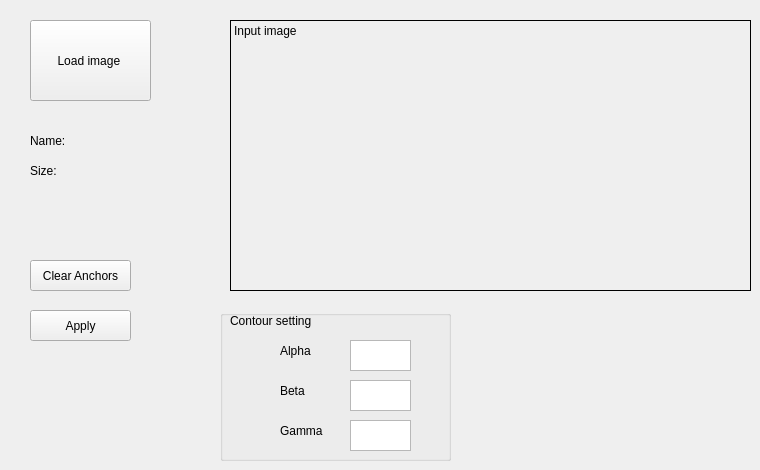
    <widget class="QWidget" name="tab_5">
     <attribute name="title">
      <string>Active contour</string>
     </attribute>
     <widget class="QLabel" name="Input_img_4">
      <property name="geometry">
       <rect>
        <x>230</x>
        <y>20</y>
        <width>521</width>
        <height>271</height>
       </rect>
      </property>
      <property name="frameShape">
       <enum>QFrame::Box</enum>
      </property>
      <property name="text">
       <string>Input image</string>
      </property>
      <property name="alignment">
       <set>Qt::AlignLeading|Qt::AlignLeft|Qt::AlignTop</set>
      </property>
     </widget>
     <widget class="QPushButton" name="Hough_load_5">
      <property name="geometry">
       <rect>
        <x>30</x>
        <y>20</y>
        <width>121</width>
        <height>81</height>
       </rect>
      </property>
      <property name="text">
       <string>Load image </string>
      </property>
     </widget>
     <widget class="QLabel" name="label_32">
      <property name="geometry">
       <rect>
        <x>30</x>
        <y>130</y>
        <width>71</width>
        <height>21</height>
       </rect>
      </property>
      <property name="text">
       <string>Name:</string>
      </property>
     </widget>
     <widget class="QLabel" name="label_33">
      <property name="geometry">
       <rect>
        <x>30</x>
        <y>160</y>
        <width>71</width>
        <height>21</height>
       </rect>
      </property>
      <property name="text">
       <string>Size:</string>
      </property>
     </widget>
     <widget class="QPushButton" name="clear">
      <property name="geometry">
       <rect>
        <x>30</x>
        <y>260</y>
        <width>101</width>
        <height>31</height>
       </rect>
      </property>
      <property name="text">
       <string>Clear Anchors</string>
      </property>
     </widget>
     <widget class="QPushButton" name="apply">
      <property name="geometry">
       <rect>
        <x>30</x>
        <y>310</y>
        <width>101</width>
        <height>31</height>
       </rect>
      </property>
      <property name="text">
       <string>Apply</string>
      </property>
     </widget>
     <widget class="QGroupBox" name="groupBox_5">
      <property name="geometry">
       <rect>
        <x>220</x>
        <y>310</y>
        <width>231</width>
        <height>151</height>
       </rect>
      </property>
      <property name="title">
       <string/>
      </property>
      <widget class="QLabel" name="label_34">
       <property name="geometry">
        <rect>
         <x>10</x>
         <y>0</y>
         <width>91</width>
         <height>21</height>
        </rect>
       </property>
       <property name="text">
        <string>Contour setting</string>
       </property>
      </widget>
      <widget class="QLabel" name="label_36">
       <property name="geometry">
        <rect>
         <x>60</x>
         <y>30</y>
         <width>61</width>
         <height>21</height>
        </rect>
       </property>
       <property name="text">
        <string>Alpha</string>
       </property>
      </widget>
      <widget class="QLabel" name="label_37">
       <property name="geometry">
        <rect>
         <x>60</x>
         <y>70</y>
         <width>61</width>
         <height>21</height>
        </rect>
       </property>
       <property name="text">
        <string>Beta</string>
       </property>
      </widget>
      <widget class="QLabel" name="label_38">
       <property name="geometry">
        <rect>
         <x>60</x>
         <y>110</y>
         <width>61</width>
         <height>21</height>
        </rect>
       </property>
       <property name="text">
        <string>Gamma</string>
       </property>
      </widget>
      <widget class="QTextEdit" name="textEdit">
       <property name="geometry">
        <rect>
         <x>130</x>
         <y>30</y>
         <width>61</width>
         <height>31</height>
        </rect>
       </property>
      </widget>
      <widget class="QTextEdit" name="textEdit_2">
       <property name="geometry">
        <rect>
         <x>130</x>
         <y>70</y>
         <width>61</width>
         <height>31</height>
        </rect>
       </property>
      </widget>
      <widget class="QTextEdit" name="textEdit_3">
       <property name="geometry">
        <rect>
         <x>130</x>
         <y>110</y>
         <width>61</width>
         <height>31</height>
        </rect>
       </property>
      </widget>
     </widget>
    </widget>
